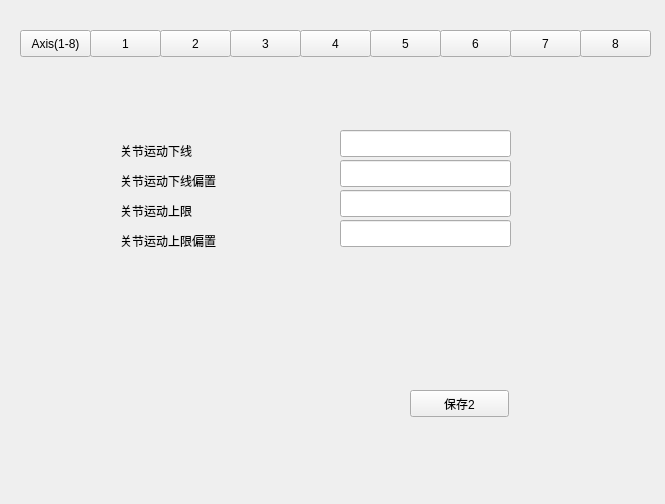
<?xml version="1.0" encoding="UTF-8"?>
<ui version="4.0">
 <class>Axis</class>
 <widget class="QWidget" name="Axis">
  <property name="geometry">
   <rect>
    <x>0</x>
    <y>0</y>
    <width>665</width>
    <height>504</height>
   </rect>
  </property>
  <property name="windowTitle">
   <string>Form</string>
  </property>
  <widget class="QPushButton" name="pushButton">
   <property name="geometry">
    <rect>
     <x>20</x>
     <y>30</y>
     <width>71</width>
     <height>27</height>
    </rect>
   </property>
   <property name="text">
    <string>Axis(1-8)</string>
   </property>
  </widget>
  <widget class="QPushButton" name="AxispushButton_1">
   <property name="geometry">
    <rect>
     <x>90</x>
     <y>30</y>
     <width>71</width>
     <height>27</height>
    </rect>
   </property>
   <property name="text">
    <string>1</string>
   </property>
  </widget>
  <widget class="QPushButton" name="AxispushButton_2">
   <property name="geometry">
    <rect>
     <x>160</x>
     <y>30</y>
     <width>71</width>
     <height>27</height>
    </rect>
   </property>
   <property name="text">
    <string>2</string>
   </property>
  </widget>
  <widget class="QPushButton" name="pushButton_4">
   <property name="geometry">
    <rect>
     <x>230</x>
     <y>30</y>
     <width>71</width>
     <height>27</height>
    </rect>
   </property>
   <property name="text">
    <string>3</string>
   </property>
  </widget>
  <widget class="QPushButton" name="pushButton_5">
   <property name="geometry">
    <rect>
     <x>440</x>
     <y>30</y>
     <width>71</width>
     <height>27</height>
    </rect>
   </property>
   <property name="text">
    <string>6</string>
   </property>
  </widget>
  <widget class="QPushButton" name="pushButton_6">
   <property name="geometry">
    <rect>
     <x>370</x>
     <y>30</y>
     <width>71</width>
     <height>27</height>
    </rect>
   </property>
   <property name="text">
    <string>5</string>
   </property>
  </widget>
  <widget class="QPushButton" name="pushButton_7">
   <property name="geometry">
    <rect>
     <x>300</x>
     <y>30</y>
     <width>71</width>
     <height>27</height>
    </rect>
   </property>
   <property name="text">
    <string>4</string>
   </property>
  </widget>
  <widget class="QPushButton" name="pushButton_8">
   <property name="geometry">
    <rect>
     <x>580</x>
     <y>30</y>
     <width>71</width>
     <height>27</height>
    </rect>
   </property>
   <property name="text">
    <string>8</string>
   </property>
  </widget>
  <widget class="QPushButton" name="pushButton_9">
   <property name="geometry">
    <rect>
     <x>510</x>
     <y>30</y>
     <width>71</width>
     <height>27</height>
    </rect>
   </property>
   <property name="text">
    <string>7</string>
   </property>
  </widget>
  <widget class="QStackedWidget" name="stackedWidget">
   <property name="geometry">
    <rect>
     <x>50</x>
     <y>100</y>
     <width>571</width>
     <height>341</height>
    </rect>
   </property>
   <property name="currentIndex">
    <number>1</number>
   </property>
   <widget class="QWidget" name="page">
    <widget class="QLabel" name="label">
     <property name="geometry">
      <rect>
       <x>70</x>
       <y>30</y>
       <width>191</width>
       <height>21</height>
      </rect>
     </property>
     <property name="text">
      <string>关节运动下线</string>
     </property>
    </widget>
    <widget class="QLabel" name="label_2">
     <property name="geometry">
      <rect>
       <x>70</x>
       <y>60</y>
       <width>191</width>
       <height>21</height>
      </rect>
     </property>
     <property name="text">
      <string>关节运动下线偏置</string>
     </property>
    </widget>
    <widget class="QLabel" name="label_3">
     <property name="geometry">
      <rect>
       <x>70</x>
       <y>90</y>
       <width>191</width>
       <height>21</height>
      </rect>
     </property>
     <property name="text">
      <string>关节运动上限</string>
     </property>
    </widget>
    <widget class="QLabel" name="label_4">
     <property name="geometry">
      <rect>
       <x>70</x>
       <y>120</y>
       <width>191</width>
       <height>21</height>
      </rect>
     </property>
     <property name="text">
      <string>关节运动上限偏置</string>
     </property>
    </widget>
    <widget class="QLineEdit" name="lineEdit">
     <property name="geometry">
      <rect>
       <x>290</x>
       <y>20</y>
       <width>171</width>
       <height>27</height>
      </rect>
     </property>
    </widget>
    <widget class="QLineEdit" name="lineEdit_2">
     <property name="geometry">
      <rect>
       <x>290</x>
       <y>50</y>
       <width>171</width>
       <height>27</height>
      </rect>
     </property>
    </widget>
    <widget class="QLineEdit" name="lineEdit_3">
     <property name="geometry">
      <rect>
       <x>290</x>
       <y>110</y>
       <width>171</width>
       <height>27</height>
      </rect>
     </property>
    </widget>
    <widget class="QLineEdit" name="lineEdit_4">
     <property name="geometry">
      <rect>
       <x>290</x>
       <y>80</y>
       <width>171</width>
       <height>27</height>
      </rect>
     </property>
    </widget>
    <widget class="QPushButton" name="pushButton_10">
     <property name="geometry">
      <rect>
       <x>360</x>
       <y>280</y>
       <width>99</width>
       <height>27</height>
      </rect>
     </property>
     <property name="text">
      <string>保存1</string>
     </property>
    </widget>
   </widget>
   <widget class="QWidget" name="page_2">
    <widget class="QLineEdit" name="lineEdit_5">
     <property name="geometry">
      <rect>
       <x>290</x>
       <y>120</y>
       <width>171</width>
       <height>27</height>
      </rect>
     </property>
    </widget>
    <widget class="QLabel" name="label_5">
     <property name="geometry">
      <rect>
       <x>70</x>
       <y>40</y>
       <width>191</width>
       <height>21</height>
      </rect>
     </property>
     <property name="text">
      <string>关节运动下线</string>
     </property>
    </widget>
    <widget class="QLineEdit" name="lineEdit_6">
     <property name="geometry">
      <rect>
       <x>290</x>
       <y>60</y>
       <width>171</width>
       <height>27</height>
      </rect>
     </property>
    </widget>
    <widget class="QLineEdit" name="lineEdit_7">
     <property name="geometry">
      <rect>
       <x>290</x>
       <y>30</y>
       <width>171</width>
       <height>27</height>
      </rect>
     </property>
    </widget>
    <widget class="QLabel" name="label_6">
     <property name="geometry">
      <rect>
       <x>70</x>
       <y>70</y>
       <width>191</width>
       <height>21</height>
      </rect>
     </property>
     <property name="text">
      <string>关节运动下线偏置</string>
     </property>
    </widget>
    <widget class="QPushButton" name="pushButton_11">
     <property name="geometry">
      <rect>
       <x>360</x>
       <y>290</y>
       <width>99</width>
       <height>27</height>
      </rect>
     </property>
     <property name="text">
      <string>保存2</string>
     </property>
    </widget>
    <widget class="QLabel" name="label_7">
     <property name="geometry">
      <rect>
       <x>70</x>
       <y>100</y>
       <width>191</width>
       <height>21</height>
      </rect>
     </property>
     <property name="text">
      <string>关节运动上限</string>
     </property>
    </widget>
    <widget class="QLineEdit" name="lineEdit_8">
     <property name="geometry">
      <rect>
       <x>290</x>
       <y>90</y>
       <width>171</width>
       <height>27</height>
      </rect>
     </property>
    </widget>
    <widget class="QLabel" name="label_8">
     <property name="geometry">
      <rect>
       <x>70</x>
       <y>130</y>
       <width>191</width>
       <height>21</height>
      </rect>
     </property>
     <property name="text">
      <string>关节运动上限偏置</string>
     </property>
    </widget>
   </widget>
  </widget>
 </widget>
 <resources/>
 <connections/>
</ui>
